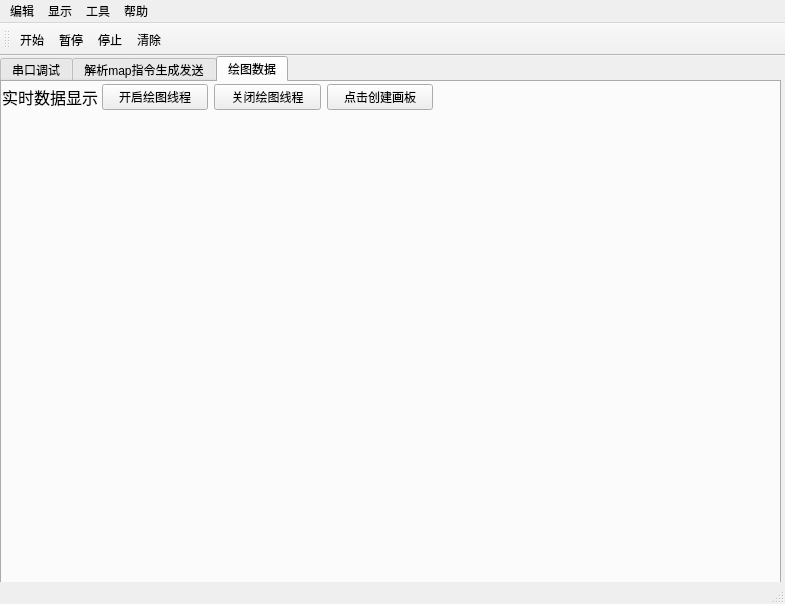
<?xml version="1.0" encoding="UTF-8"?>
<ui version="4.0">
 <class>MainWindow</class>
 <widget class="QMainWindow" name="MainWindow">
  <property name="geometry">
   <rect>
    <x>0</x>
    <y>0</y>
    <width>785</width>
    <height>604</height>
   </rect>
  </property>
  <property name="windowTitle">
   <string>MainWindow</string>
  </property>
  <widget class="QWidget" name="centralwidget">
   <widget class="QTabWidget" name="tabWidget_2">
    <property name="geometry">
     <rect>
      <x>0</x>
      <y>0</y>
      <width>781</width>
      <height>531</height>
     </rect>
    </property>
    <property name="currentIndex">
     <number>2</number>
    </property>
    <widget class="QWidget" name="tab_3">
     <attribute name="title">
      <string>串口调试</string>
     </attribute>
     <widget class="QGroupBox" name="groupBox_com_select">
      <property name="geometry">
       <rect>
        <x>0</x>
        <y>0</y>
        <width>171</width>
        <height>251</height>
       </rect>
      </property>
      <property name="title">
       <string>串口设置</string>
      </property>
      <layout class="QFormLayout" name="formLayout">
       <item row="0" column="0">
        <widget class="QLabel" name="label_com_select">
         <property name="text">
          <string>串口</string>
         </property>
        </widget>
       </item>
       <item row="0" column="1">
        <widget class="QComboBox" name="comboBox_com_select"/>
       </item>
       <item row="1" column="0">
        <widget class="QLabel" name="label_com_select_2">
         <property name="text">
          <string>波特率</string>
         </property>
        </widget>
       </item>
       <item row="1" column="1">
        <widget class="QComboBox" name="comboBox_com_select_2">
         <item>
          <property name="text">
           <string>2400</string>
          </property>
         </item>
         <item>
          <property name="text">
           <string>4800</string>
          </property>
         </item>
         <item>
          <property name="text">
           <string>9600</string>
          </property>
         </item>
         <item>
          <property name="text">
           <string>19200</string>
          </property>
         </item>
         <item>
          <property name="text">
           <string>38400</string>
          </property>
         </item>
         <item>
          <property name="text">
           <string>57600</string>
          </property>
         </item>
         <item>
          <property name="text">
           <string>115200</string>
          </property>
         </item>
         <item>
          <property name="text">
           <string>128000</string>
          </property>
         </item>
         <item>
          <property name="text">
           <string>256000</string>
          </property>
         </item>
         <item>
          <property name="text">
           <string>921600</string>
          </property>
         </item>
        </widget>
       </item>
       <item row="2" column="0">
        <widget class="QLabel" name="label_com_select_3">
         <property name="text">
          <string>数据位</string>
         </property>
        </widget>
       </item>
       <item row="2" column="1">
        <widget class="QComboBox" name="comboBox_com_select_3">
         <item>
          <property name="text">
           <string>5</string>
          </property>
         </item>
         <item>
          <property name="text">
           <string>6</string>
          </property>
         </item>
         <item>
          <property name="text">
           <string>7</string>
          </property>
         </item>
         <item>
          <property name="text">
           <string>8</string>
          </property>
         </item>
        </widget>
       </item>
       <item row="3" column="0">
        <widget class="QLabel" name="label_com_select_4">
         <property name="text">
          <string>校验位</string>
         </property>
        </widget>
       </item>
       <item row="3" column="1">
        <widget class="QComboBox" name="comboBox_com_select_4">
         <item>
          <property name="text">
           <string>无</string>
          </property>
         </item>
         <item>
          <property name="text">
           <string>奇校验</string>
          </property>
         </item>
         <item>
          <property name="text">
           <string>偶校验</string>
          </property>
         </item>
        </widget>
       </item>
       <item row="4" column="0">
        <widget class="QLabel" name="label_com_select_5">
         <property name="text">
          <string>停止位</string>
         </property>
        </widget>
       </item>
       <item row="4" column="1">
        <widget class="QComboBox" name="comboBox_com_select_5">
         <item>
          <property name="text">
           <string>1</string>
          </property>
         </item>
         <item>
          <property name="text">
           <string>1.5</string>
          </property>
         </item>
         <item>
          <property name="text">
           <string>2</string>
          </property>
         </item>
        </widget>
       </item>
       <item row="5" column="0">
        <widget class="QLabel" name="label_com_select_6">
         <property name="text">
          <string>流控</string>
         </property>
        </widget>
       </item>
       <item row="5" column="1">
        <widget class="QComboBox" name="comboBox_com_select_6">
         <item>
          <property name="text">
           <string>无</string>
          </property>
         </item>
         <item>
          <property name="text">
           <string>CTS/RTS</string>
          </property>
         </item>
         <item>
          <property name="text">
           <string>XON/XOFF</string>
          </property>
         </item>
        </widget>
       </item>
       <item row="6" column="0">
        <widget class="QLabel" name="label">
         <property name="text">
          <string>串口状态</string>
         </property>
        </widget>
       </item>
       <item row="7" column="0">
        <widget class="QLabel" name="label_2">
         <property name="text">
          <string>串口名称</string>
         </property>
        </widget>
       </item>
       <item row="8" column="0">
        <widget class="QLabel" name="label_3">
         <property name="text">
          <string>TextLabel</string>
         </property>
        </widget>
       </item>
      </layout>
     </widget>
     <widget class="QGroupBox" name="groupBox_recive_display">
      <property name="geometry">
       <rect>
        <x>190</x>
        <y>0</y>
        <width>581</width>
        <height>391</height>
       </rect>
      </property>
      <property name="title">
       <string>接收界面</string>
      </property>
      <layout class="QVBoxLayout" name="verticalLayout">
       <item>
        <widget class="QTextBrowser" name="textBrowser_recive_display"/>
       </item>
      </layout>
     </widget>
     <widget class="QGroupBox" name="groupBox_recive_select">
      <property name="geometry">
       <rect>
        <x>0</x>
        <y>260</y>
        <width>171</width>
        <height>141</height>
       </rect>
      </property>
      <property name="title">
       <string>接收设置</string>
      </property>
      <widget class="QWidget" name="layoutWidget">
       <property name="geometry">
        <rect>
         <x>20</x>
         <y>17</y>
         <width>141</width>
         <height>31</height>
        </rect>
       </property>
       <layout class="QHBoxLayout" name="horizontalLayout">
        <item>
         <widget class="QRadioButton" name="radioButton_recive_select">
          <property name="text">
           <string>ASCII</string>
          </property>
         </widget>
        </item>
        <item>
         <widget class="QRadioButton" name="radioButton_recive_select_2">
          <property name="text">
           <string>Hex</string>
          </property>
         </widget>
        </item>
       </layout>
      </widget>
      <widget class="QWidget" name="layoutWidget">
       <property name="geometry">
        <rect>
         <x>20</x>
         <y>50</y>
         <width>106</width>
         <height>81</height>
        </rect>
       </property>
       <layout class="QVBoxLayout" name="verticalLayout_3">
        <item>
         <widget class="QCheckBox" name="checkBox_recive_select">
          <property name="text">
           <string>自动换行</string>
          </property>
         </widget>
        </item>
        <item>
         <widget class="QCheckBox" name="checkBox_recive_select_2">
          <property name="text">
           <string>接收数据到文件</string>
          </property>
         </widget>
        </item>
        <item>
         <widget class="QCheckBox" name="checkBox_recive_select_3">
          <property name="text">
           <string>显示时间</string>
          </property>
         </widget>
        </item>
       </layout>
      </widget>
     </widget>
     <widget class="QGroupBox" name="groupBox_send_select">
      <property name="geometry">
       <rect>
        <x>0</x>
        <y>410</y>
        <width>171</width>
        <height>91</height>
       </rect>
      </property>
      <property name="title">
       <string>发送设置</string>
      </property>
      <widget class="QCheckBox" name="checkBox_send_select">
       <property name="geometry">
        <rect>
         <x>10</x>
         <y>40</y>
         <width>68</width>
         <height>21</height>
        </rect>
       </property>
       <property name="text">
        <string>重复发送</string>
       </property>
      </widget>
      <widget class="QWidget" name="layoutWidget">
       <property name="geometry">
        <rect>
         <x>10</x>
         <y>60</y>
         <width>162</width>
         <height>31</height>
        </rect>
       </property>
       <layout class="QHBoxLayout" name="horizontalLayout_2">
        <item>
         <widget class="QSpinBox" name="spinBox_send_select"/>
        </item>
        <item>
         <widget class="QLabel" name="label_send_select">
          <property name="text">
           <string>ms/次</string>
          </property>
         </widget>
        </item>
       </layout>
      </widget>
      <widget class="QWidget" name="layoutWidget">
       <property name="geometry">
        <rect>
         <x>10</x>
         <y>20</y>
         <width>151</width>
         <height>20</height>
        </rect>
       </property>
       <layout class="QHBoxLayout" name="horizontalLayout_3">
        <item>
         <widget class="QRadioButton" name="radioButton">
          <property name="text">
           <string>ASCII</string>
          </property>
         </widget>
        </item>
        <item>
         <widget class="QRadioButton" name="radioButton_2">
          <property name="text">
           <string>Hex</string>
          </property>
         </widget>
        </item>
       </layout>
      </widget>
     </widget>
     <widget class="QPushButton" name="btn_send">
      <property name="geometry">
       <rect>
        <x>704</x>
        <y>420</y>
        <width>71</width>
        <height>71</height>
       </rect>
      </property>
      <property name="text">
       <string>发送</string>
      </property>
     </widget>
     <widget class="QGroupBox" name="groupBox_send_display">
      <property name="geometry">
       <rect>
        <x>190</x>
        <y>400</y>
        <width>511</width>
        <height>101</height>
       </rect>
      </property>
      <property name="title">
       <string>发送界面</string>
      </property>
      <layout class="QVBoxLayout" name="verticalLayout_2">
       <item>
        <widget class="QTextEdit" name="textEdit_send_display"/>
       </item>
      </layout>
     </widget>
    </widget>
    <widget class="QWidget" name="tab_4">
     <attribute name="title">
      <string>解析map指令生成发送</string>
     </attribute>
     <widget class="QGroupBox" name="groupBox">
      <property name="geometry">
       <rect>
        <x>0</x>
        <y>0</y>
        <width>471</width>
        <height>381</height>
       </rect>
      </property>
      <property name="title">
       <string>map文件获取参数</string>
      </property>
      <widget class="QWidget" name="layoutWidget">
       <property name="geometry">
        <rect>
         <x>0</x>
         <y>20</y>
         <width>471</width>
         <height>321</height>
        </rect>
       </property>
       <layout class="QHBoxLayout" name="horizontalLayout_6">
        <item>
         <widget class="QListWidget" name="leftWidget">
          <property name="dragEnabled">
           <bool>true</bool>
          </property>
          <property name="dragDropOverwriteMode">
           <bool>true</bool>
          </property>
          <property name="dragDropMode">
           <enum>QAbstractItemView::DragOnly</enum>
          </property>
         </widget>
        </item>
        <item>
         <widget class="QListWidget" name="listWidget">
          <property name="dragEnabled">
           <bool>true</bool>
          </property>
          <property name="dragDropOverwriteMode">
           <bool>true</bool>
          </property>
          <property name="dragDropMode">
           <enum>QAbstractItemView::DragDrop</enum>
          </property>
         </widget>
        </item>
       </layout>
      </widget>
      <widget class="QWidget" name="layoutWidget">
       <property name="geometry">
        <rect>
         <x>240</x>
         <y>340</y>
         <width>231</width>
         <height>31</height>
        </rect>
       </property>
       <layout class="QHBoxLayout" name="horizontalLayout_4">
        <item>
         <widget class="QPushButton" name="pushButton_del">
          <property name="text">
           <string>删除选中项</string>
          </property>
         </widget>
        </item>
        <item>
         <widget class="QPushButton" name="pushButton_cle">
          <property name="text">
           <string>清空</string>
          </property>
         </widget>
        </item>
       </layout>
      </widget>
      <widget class="QWidget" name="layoutWidget">
       <property name="geometry">
        <rect>
         <x>0</x>
         <y>340</y>
         <width>231</width>
         <height>31</height>
        </rect>
       </property>
       <layout class="QHBoxLayout" name="horizontalLayout_5">
        <item>
         <widget class="QPushButton" name="pushButton_map">
          <property name="text">
           <string>选择map文件</string>
          </property>
         </widget>
        </item>
        <item>
         <widget class="QPushButton" name="pushButton_create">
          <property name="text">
           <string>生成参数列表</string>
          </property>
         </widget>
        </item>
       </layout>
      </widget>
     </widget>
     <widget class="QGroupBox" name="groupBox_2">
      <property name="geometry">
       <rect>
        <x>0</x>
        <y>380</y>
        <width>231</width>
        <height>111</height>
       </rect>
      </property>
      <property name="title">
       <string>发送bin文件</string>
      </property>
      <layout class="QFormLayout" name="formLayout_2">
       <item row="0" column="0">
        <widget class="QPushButton" name="pushButton_bin">
         <property name="text">
          <string>打开文件</string>
         </property>
        </widget>
       </item>
       <item row="0" column="1">
        <widget class="QPushButton" name="pushButton_send_bin">
         <property name="text">
          <string>点击发送</string>
         </property>
        </widget>
       </item>
       <item row="1" column="0" colspan="2">
        <widget class="QLineEdit" name="lineEdit"/>
       </item>
       <item row="2" column="0" colspan="2">
        <widget class="QPushButton" name="pushButton">
         <property name="text">
          <string>开始保存文件</string>
         </property>
        </widget>
       </item>
      </layout>
     </widget>
     <widget class="QGroupBox" name="groupBox_3">
      <property name="geometry">
       <rect>
        <x>230</x>
        <y>380</y>
        <width>241</width>
        <height>111</height>
       </rect>
      </property>
      <property name="title">
       <string>生成指令</string>
      </property>
      <layout class="QVBoxLayout" name="verticalLayout_5">
       <item>
        <layout class="QVBoxLayout" name="verticalLayout_4">
         <item>
          <widget class="QPushButton" name="pushButton_order">
           <property name="text">
            <string>生成指令</string>
           </property>
          </widget>
         </item>
         <item>
          <widget class="QLineEdit" name="lineEdit_2"/>
         </item>
         <item>
          <widget class="QPushButton" name="pushButton_raise">
           <property name="text">
            <string>发送指令</string>
           </property>
          </widget>
         </item>
        </layout>
       </item>
      </layout>
     </widget>
     <widget class="QGroupBox" name="groupBox_4">
      <property name="geometry">
       <rect>
        <x>470</x>
        <y>0</y>
        <width>301</width>
        <height>501</height>
       </rect>
      </property>
      <property name="title">
       <string>变量实时变化-选择什么呈现什么</string>
      </property>
      <widget class="QTableWidget" name="table1">
       <property name="geometry">
        <rect>
         <x>10</x>
         <y>20</y>
         <width>281</width>
         <height>471</height>
        </rect>
       </property>
      </widget>
     </widget>
    </widget>
    <widget class="QWidget" name="tab">
     <attribute name="title">
      <string>绘图数据</string>
     </attribute>
     <widget class="QWidget" name="verticalLayoutWidget">
      <property name="geometry">
       <rect>
        <x>0</x>
        <y>30</y>
        <width>771</width>
        <height>471</height>
       </rect>
      </property>
      <layout class="QVBoxLayout" name="verticalLayout_6"/>
     </widget>
     <widget class="QLabel" name="label_4">
      <property name="geometry">
       <rect>
        <x>0</x>
        <y>0</y>
        <width>101</width>
        <height>31</height>
       </rect>
      </property>
      <property name="text">
       <string>&lt;html&gt;&lt;head/&gt;&lt;body&gt;&lt;p&gt;&lt;span style=&quot; font-size:12pt;&quot;&gt;实时数据显示&lt;/span&gt;&lt;/p&gt;&lt;/body&gt;&lt;/html&gt;</string>
      </property>
     </widget>
     <widget class="QWidget" name="layoutWidget">
      <property name="geometry">
       <rect>
        <x>100</x>
        <y>0</y>
        <width>331</width>
        <height>31</height>
       </rect>
      </property>
      <layout class="QHBoxLayout" name="horizontalLayout_7">
       <item>
        <widget class="QPushButton" name="pushButton_3">
         <property name="text">
          <string>开启绘图线程</string>
         </property>
        </widget>
       </item>
       <item>
        <widget class="QPushButton" name="pushButton_2">
         <property name="text">
          <string>关闭绘图线程</string>
         </property>
        </widget>
       </item>
       <item>
        <widget class="QPushButton" name="pushButton_4">
         <property name="text">
          <string>点击创建画板</string>
         </property>
        </widget>
       </item>
      </layout>
     </widget>
    </widget>
   </widget>
  </widget>
  <widget class="QMenuBar" name="menubar">
   <property name="geometry">
    <rect>
     <x>0</x>
     <y>0</y>
     <width>785</width>
     <height>22</height>
    </rect>
   </property>
   <widget class="QMenu" name="menu">
    <property name="title">
     <string>编辑</string>
    </property>
    <addaction name="action_Start"/>
    <addaction name="action_pause"/>
    <addaction name="action_stop"/>
    <addaction name="action_clean"/>
   </widget>
   <widget class="QMenu" name="menu_show">
    <property name="title">
     <string>显示</string>
    </property>
   </widget>
   <widget class="QMenu" name="menu_3">
    <property name="title">
     <string>工具</string>
    </property>
    <addaction name="action_huitu"/>
   </widget>
   <widget class="QMenu" name="menu_4">
    <property name="title">
     <string>帮助</string>
    </property>
    <addaction name="action_about"/>
   </widget>
   <addaction name="menu"/>
   <addaction name="menu_show"/>
   <addaction name="menu_3"/>
   <addaction name="menu_4"/>
  </widget>
  <widget class="QStatusBar" name="statusbar"/>
  <widget class="QToolBar" name="toolBar">
   <property name="windowTitle">
    <string>toolBar</string>
   </property>
   <attribute name="toolBarArea">
    <enum>TopToolBarArea</enum>
   </attribute>
   <attribute name="toolBarBreak">
    <bool>false</bool>
   </attribute>
   <addaction name="action_Start"/>
   <addaction name="action_pause"/>
   <addaction name="action_stop"/>
   <addaction name="action_clean"/>
  </widget>
  <action name="action_Start">
   <property name="icon">
    <iconset resource="images/re.qrc">
     <normaloff>:/test/start.ico</normaloff>
     <normalon>images/start.ico</normalon>:/test/start.ico</iconset>
   </property>
   <property name="text">
    <string>开始</string>
   </property>
   <property name="shortcut">
    <string>F1</string>
   </property>
  </action>
  <action name="action_pause">
   <property name="icon">
    <iconset resource="images/re.qrc">
     <normaloff>:/test/pause.ico</normaloff>:/test/pause.ico</iconset>
   </property>
   <property name="text">
    <string>暂停</string>
   </property>
   <property name="shortcut">
    <string>F2</string>
   </property>
  </action>
  <action name="action_stop">
   <property name="icon">
    <iconset resource="images/re.qrc">
     <normaloff>:/test/stop.ico</normaloff>:/test/stop.ico</iconset>
   </property>
   <property name="text">
    <string>停止</string>
   </property>
   <property name="shortcut">
    <string>F3</string>
   </property>
  </action>
  <action name="action_clean">
   <property name="icon">
    <iconset resource="images/re.qrc">
     <normaloff>:/test/editclear.png</normaloff>:/test/editclear.png</iconset>
   </property>
   <property name="text">
    <string>清除</string>
   </property>
   <property name="shortcut">
    <string>F4</string>
   </property>
  </action>
  <action name="action_about">
   <property name="text">
    <string>关于</string>
   </property>
   <property name="toolTip">
    <string>关于</string>
   </property>
  </action>
  <action name="action_windows">
   <property name="text">
    <string>windows</string>
   </property>
  </action>
  <action name="action_huitu">
   <property name="text">
    <string>绘图</string>
   </property>
   <property name="toolTip">
    <string>绘图</string>
   </property>
  </action>
 </widget>
 <resources>
  <include location="images/re.qrc"/>
 </resources>
 <connections/>
</ui>
